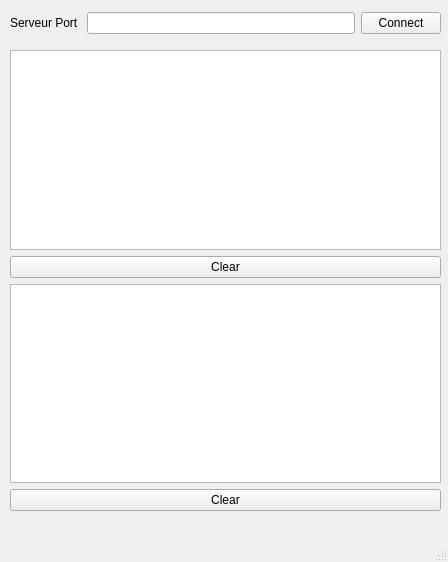
<?xml version="1.0" encoding="UTF-8"?>
<ui version="4.0">
 <class>CMainWindow</class>
 <widget class="QMainWindow" name="CMainWindow">
  <property name="geometry">
   <rect>
    <x>0</x>
    <y>0</y>
    <width>448</width>
    <height>562</height>
   </rect>
  </property>
  <property name="windowTitle">
   <string>CMainWindow</string>
  </property>
  <widget class="QWidget" name="centralwidget">
   <widget class="QWidget" name="">
    <property name="geometry">
     <rect>
      <x>10</x>
      <y>10</y>
      <width>431</width>
      <height>26</height>
     </rect>
    </property>
    <layout class="QHBoxLayout" name="horizontalLayout">
     <item>
      <widget class="QLabel" name="lb_serveurPort">
       <property name="text">
        <string>Serveur Port </string>
       </property>
      </widget>
     </item>
     <item>
      <widget class="QLineEdit" name="le_serveurPort"/>
     </item>
     <item>
      <widget class="QPushButton" name="pb_connectDisconnect">
       <property name="text">
        <string>Connect</string>
       </property>
      </widget>
     </item>
    </layout>
   </widget>
   <widget class="QWidget" name="">
    <property name="geometry">
     <rect>
      <x>10</x>
      <y>50</y>
      <width>431</width>
      <height>461</height>
     </rect>
    </property>
    <layout class="QVBoxLayout" name="verticalLayout">
     <item>
      <widget class="QListWidget" name="lw_chat"/>
     </item>
     <item>
      <widget class="QPushButton" name="pb_clearChat">
       <property name="text">
        <string>Clear</string>
       </property>
      </widget>
     </item>
     <item>
      <widget class="QListWidget" name="lw_log"/>
     </item>
     <item>
      <widget class="QPushButton" name="pb_clearLog">
       <property name="text">
        <string>Clear</string>
       </property>
      </widget>
     </item>
    </layout>
   </widget>
  </widget>
  <widget class="QMenuBar" name="menubar">
   <property name="geometry">
    <rect>
     <x>0</x>
     <y>0</y>
     <width>448</width>
     <height>21</height>
    </rect>
   </property>
  </widget>
  <widget class="QStatusBar" name="statusbar"/>
 </widget>
 <resources/>
 <connections/>
</ui>
